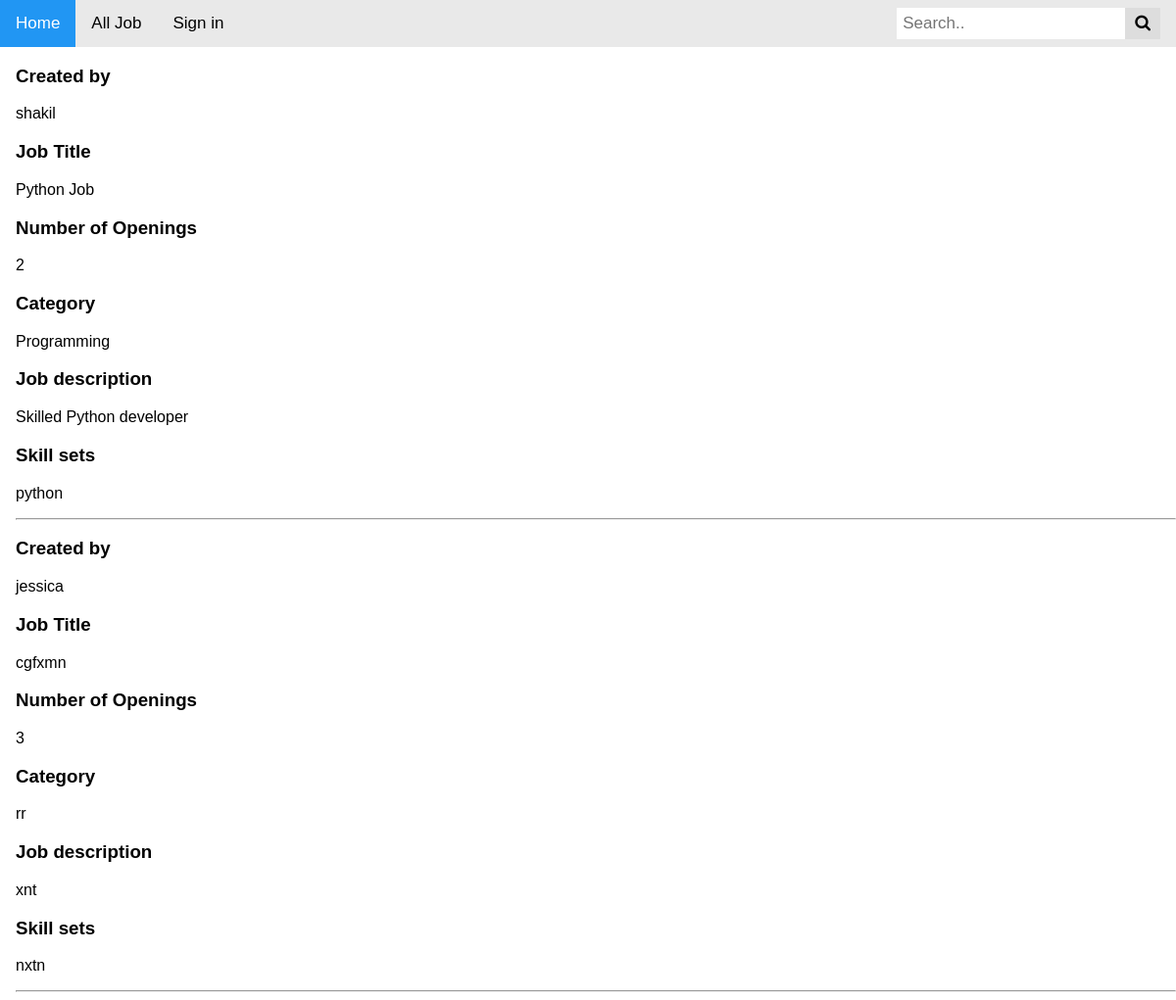
/joblist/, run on the app's committed database.
### JobApp/models.py (models this page shows)
class Job_model(models.Model):
    created_by=models.ForeignKey(Custom_user_model,on_delete=models.CASCADE,related_name='addinfomodel',null=True)
    Job_title=models.CharField(max_length=100,null=True)
    Number_of_openings=models.IntegerField(null=True)
    Category=models.CharField(max_length=100,null=True)
    Job_description=models.TextField(null=True)
    Skills=models.CharField(max_length=100,null=True)

class Custom_user_model(AbstractUser):
    Display_name=models.CharField(max_length=100,null=True)
    USER=[
        ('recruiter','Job Recruiter'),
        ('seeker','Job Seeker'),
    ]
    User_Type=models.CharField(choices=USER,max_length=100,null=True)
    def __str__(self):
        return self.username

### JobApp/views.py (the view)
# urls.py: path('joblist/',joblist,name='joblist'),
def joblist(request):
    jobs=Job_model.objects.all()
    if request.user.is_authenticated:
        joblist=[]
        for i in jobs:
            already_applied=Job_apply_model.objects.filter(Applicant=request.user,Applied_Job=i).exists()
            joblist.append(
                (i,already_applied),
            )
    elif request.user.is_anonymous:
        joblist=Job_model.objects.all()
    return render(request,'common/joblist.html',{'joblist':joblist})

### JobApp/templates/common/joblist.html (shortened to what this page needs)
{% extends 'common/base.html' %}
{% block content %}
{% if user.is_authenticated %}
    {% for i,already_applied in joblist %}
        <h3>Created by</h3>
        <p>{{i.created_by}}</p>
        <h3>Job Title</h3>
        <p>{{i.Job_title}}</p>
        <h3>Number of Openings</h3>
        <p>{{i.Number_of_openings}}</p>
        <h3>Category</h3>
        <p>{{i.Category}}</p>
        <h3>Job description</h3>
        <p>{{i.Job_description}}</p>
        <h3>Skill sets</h3>
        <p>{{i.Skills}}</p>
        {% if user.User_Type == 'recruiter' and i.created_by == user %}
        <button><a href="{% url 'editjob' i.id %}">Edit</a></button>
        <button><a href="{% url 'deletejob' i.id %}">Delete</a></button>
        <button><a href="{% url 'applicants' i.id %}">Applicants</a></button>
        {% elif user.User_Type == 'seeker' %}
            {% if already_applied %}
            <button>Already Applied</button>
            {% else %}
            <button><a href="{% url 'applyjob' i.id %}">Apply job</a></button>
            {% endif %}
        {% endif %}
        <hr>
    {% endfor %}
    {% else %}
    {% for i in joblist %}
        <h3>Created by</h3>
        <p>{{i.created_by}}</p>
        <h3>Job Title</h3>
        <p>{{i.Job_title}}</p>
        <h3>Number of Openings</h3>
        <p>{{i.Number_of_openings}}</p>
        <h3>Category</h3>
        <p>{{i.Category}}</p>
        <h3>Job description</h3>
        <p>{{i.Job_description}}</p>
        <h3>Skill sets</h3>
        <p>{{i.Skills}}</p>
        <hr>
    {% endfor %}
{% endif %}
{% endblock content %}

### JobApp/templates/common/base.html (shortened to what this page needs)
<!DOCTYPE html>
<html>
<head>
<link rel="stylesheet" href="https://cdnjs.cloudflare.com/ajax/libs/font-awesome/4.7.0/css/font-awesome.min.css">
</head>
<body>
{% include 'common/navbar.html' %}
<div style="padding-left:16px">
    {% block content %}
    {% endblock content %}
</div>
</body>
</html>

### JobApp/templates/common/navbar.html (shortened to what this page needs)
<div class="topnav">
    <a class="active" href="{% url 'dashboard' %}">Home</a>
    <a href="{% url 'joblist' %}">All Job</a>
    {% if user.is_authenticated %}
    <a href="{% url 'skillmatched' %}?search=a">Skill match</a>
    <a href="{% url 'baseprofile' %}">Profile</a>
    <a href="{% url 'signout' %}">Sign out</a>
    {% else %}
    <a href="{% url 'signin' %}">Sign in</a>
    {% endif %}
    <div class="search-container">
      <form action="{% url 'jobsearch' %}" method="GET">
        <input type="text" placeholder="Search.." name="search" style="width: auto;">
        <button type="submit"><i class="fa fa-search"></i></button>
      </form>
    </div>
  </div>

### JobApp/templates/common/base.html (style rules this page uses)
* { box-sizing: border-box; }
body { margin: 0; font-family: Arial, Helvetica, sans-serif; }
.topnav { overflow: hidden; background-color: #e9e9e9; }
.topnav a { float: left; display: block; color: black; text-align: center; padding: 14px 16px; text-decoration: none; font-size: 17px; }
.topnav a.active { background-color: #2196F3; color: white; }
.topnav .search-container { float: right; }
.topnav input[type=text] { padding: 6px; margin-top: 8px; font-size: 17px; border: none; }
.topnav .search-container button { float: right; padding: 6px 10px; margin-top: 8px; margin-right: 16px; background: #ddd; font-size: 17px; border: none; cursor: pointer; }

### data on the page
Job_model: created_by "shakil", Job_title "Python Job", Number_of_openings "2", Category "Programming", Job_description "Skilled Python developer", Skills "python"
Job_model: created_by "jessica", Job_title "cgfxmn", Number_of_openings "3", Category "rr", Job_description "xnt", Skills "nxtn"
